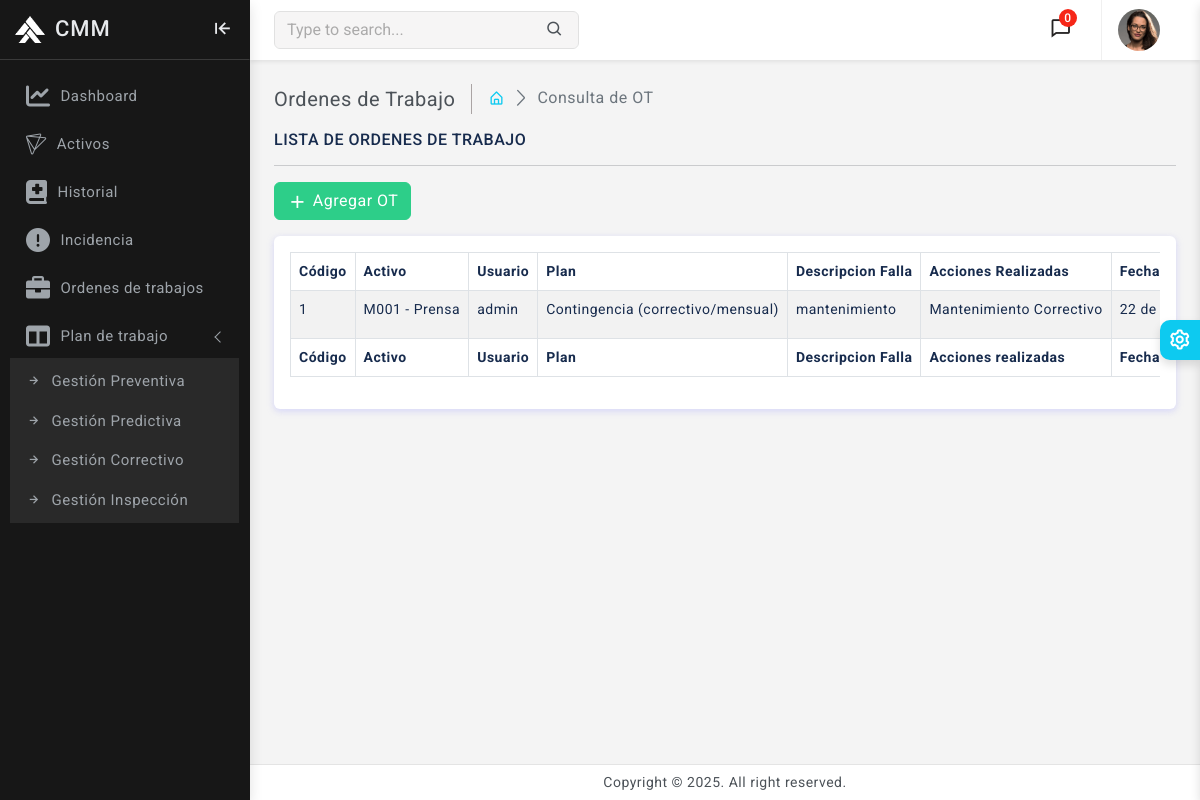
The page /ordenes/Orden_trabajo/ (signed in) on the database as committed earlier.
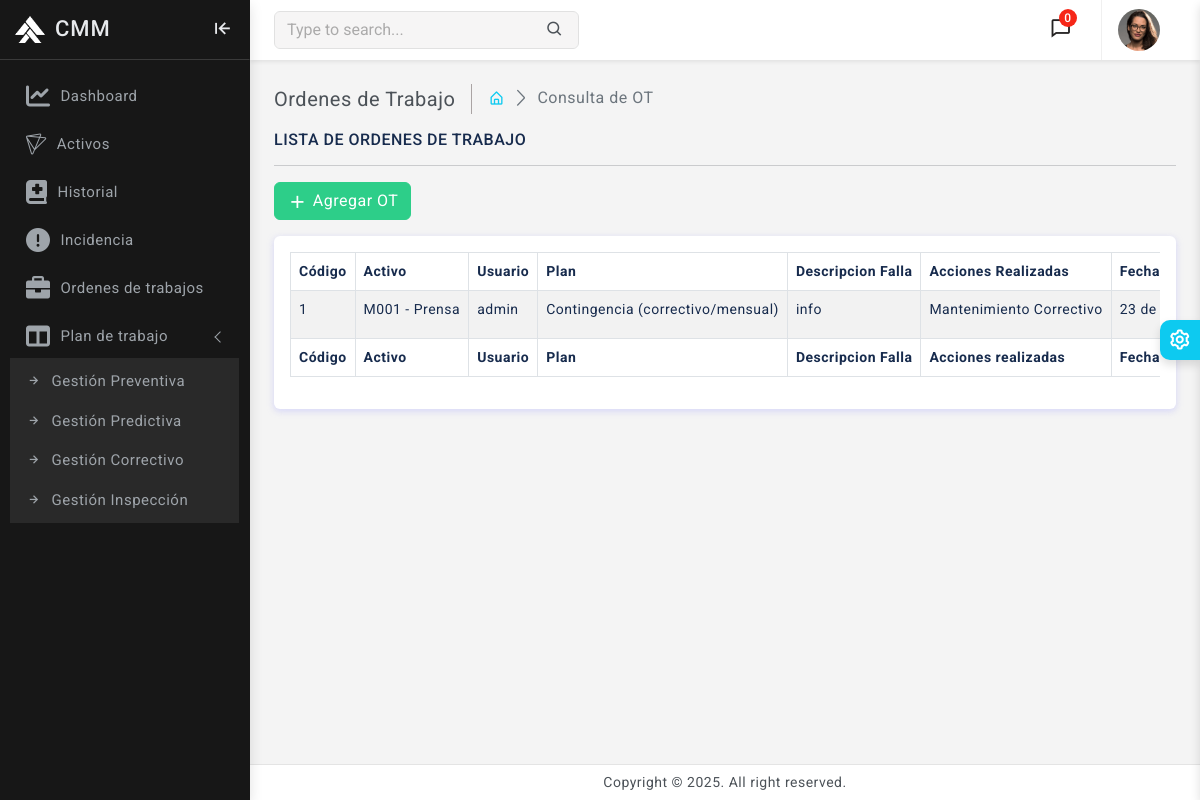
The same page on the database as committed later.
### orden_trabajo/models.py (models this page shows, shortened)
class OrdenTrabajo(models.Model):
    OT_ESTADO_CHOICES = [
        ('abierta', 'Abierta'),
        ('en_ejecucion', 'En ejecución'),
        ('cerrada', 'Cerrada'),
        ('bloqueada', 'Bloqueada'),
    ]
    codigo = models.CharField(max_length=50, unique=True)
    activo = models.ForeignKey(Activo, on_delete=models.PROTECT, related_name='activo_ordenes')
    plan = models.ForeignKey(PlanGestion, on_delete=models.SET_NULL, null=True, blank=True, related_name='plan_ordenes')
    descripcion_falla = models.TextField()
    acciones = models.TextField(blank=True)
    fecha_inicio = models.DateTimeField()
    fecha_fin = models.DateTimeField(null=True, blank=True)
    OT_estado = models.CharField(max_length=15, choices=OT_ESTADO_CHOICES, default='abierta', db_index=True)
    recursos_usados = models.TextField(blank=True)  # materiales/herramientas/horas
    tiempo_intervencion = models.DurationField(null=True, blank=True)
    usuario = models.ForeignKey(settings.AUTH_USER_MODEL, on_delete=models.SET_NULL, null=True, blank=True, related_name='ordenes_asignadas')
    class Meta:
        verbose_name = 'Orden de trabajo'
        verbose_name_plural = 'Órdenes de trabajo'
        ordering = ['-fecha_inicio']
        indexes = [
            models.Index(fields=['OT_estado']),
            models.Index(fields=['activo', 'OT_estado']),
            models.Index(fields=['plan']),
        ]
        constraints = [
            models.CheckConstraint(
                check=models.Q(fecha_fin__gte=models.F('fecha_inicio')) | models.Q(fecha_fin__isnull=True), name='ck_wo_end_after_start'
            ),
        ]

### activos/models.py (models this page shows)
class Activo(models.Model):
    ESTADOS_OPERATIVOS_CHOICES = [
        ('operativo', 'Operativo'),
        ('inoperativo', 'Inoperativo'),
        ('mantenimiento', 'En mantenimiento'),
        ('retirado', 'Retirado'),
    ]
    codigo = models.CharField(max_length=50, unique=True, db_index=True)
    nombre = models.CharField(max_length=120)
    tipo = models.CharField(max_length=60, db_index=True)
    ubicacion = models.CharField(max_length=120, db_index=True)
    estado_operativo = models.CharField(max_length=20, choices=ESTADOS_OPERATIVOS_CHOICES, default='operativo', db_index=True)
    fecha_registro = models.DateTimeField(auto_now_add=True)
    class Meta:
        verbose_name = 'Activo'
        verbose_name_plural = 'Activos'
        indexes = [
            models.Index(fields=['tipo']),
            models.Index(fields=['ubicacion']),
            models.Index(fields=['estado_operativo']),
        ]
        constraints = [
            models.UniqueConstraint(fields=['codigo'], name='uq_activo_codigo'),
        ]
    def __str__(self):
        return f'{self.codigo} - {self.nombre}'

### usuarios/models.py (models this page shows)
class Usuario(AbstractBaseUser, PermissionsMixin):
    username                = models.CharField(max_length=50, unique=True)
    email                   = models.EmailField(max_length=100, unique=True)
    date_joined             = models.DateTimeField(auto_now_add=True)
    last_login              = models.DateTimeField(auto_now_add=True)
    is_staff                = models.BooleanField(default=False)
    is_active               = models.BooleanField(default=False)
    is_superuser            = models.BooleanField(default=False)
    USERNAME_FIELD = 'username'
    REQUIRED_FIELDS = ['email']
    objects = MyAccountManager()
    def __str__(self):
        return self.username

### plan_gestion/models.py (models this page shows)
class PlanGestion(models.Model):
    PLAN_TIPO_CHOICES = [
        ('preventivo', 'Preventivo'),
        ('predictivo', 'Predictivo'),
        ('correctivo', 'Correctivo'),
        ('inspeccion', 'Inspección'),
    ]
    FRECUENCIA_CHOICES = [
        ('diaria', 'Diaria'),
        ('semanal', 'Semanal'),
        ('mensual', 'Mensual'),
        ('trimestral', 'Trimestral'),
        ('semestral', 'Semestral'),
        ('anual', 'Anual'),
        ('ciclos', 'Por ciclos/uso'),
    ]
    PLAN_ESTADO_CHOICES = [
        ('habilitado', 'Habilitado'),
        ('deshabilitado', 'Deshabilitado'),
    ]
    activo = models.ForeignKey(Activo, on_delete=models.CASCADE, related_name="planes_activos")
    plan_nombre = models.CharField(max_length=120, unique=True, db_index=True)
    frecuencia = models.CharField(max_length=20, choices=FRECUENCIA_CHOICES, db_index=True)
    plan_tipo = models.CharField(max_length=20, choices=PLAN_TIPO_CHOICES, db_index=True)
    descripcion = models.TextField(blank=True)
    estado = models.CharField(max_length=20, choices=PLAN_ESTADO_CHOICES, default="habilitado")
    class Meta:
        verbose_name = 'Plan de gestión'
        verbose_name_plural = 'Planes de gestión'
        indexes = [
            models.Index(fields=['plan_tipo']),
            models.Index(fields=['frecuencia']),
        ]
    def __str__(self):
        return f'{self.plan_nombre} ({self.plan_tipo}/{self.frecuencia})'

### orden_trabajo/views.py (the view)
# urls.py: path('ordenes/', include('orden_trabajo.urls')),
@login_required(login_url = 'login')
def orden_trabajo(request):
    ot = OrdenTrabajo.objects.all()
    return render(request, 'orden_trabajo/orden_trabajo.html', {'ot' : ot} )

### templates/orden_trabajo/orden_trabajo.html (shortened to what this page needs)
{% extends 'base.html' %}
{% load static %}
{% block content %}
    <div class="page-wrapper">
        <div class="page-content">
            <div class="page-breadcrumb d-none d-sm-flex align-items-center mb-3">
                <div class="breadcrumb-title pe-3">Ordenes de Trabajo</div>
                <div class="ps-3">
                    <nav aria-label="breadcrumb">
                        <ol class="breadcrumb mb-0 p-0">
                            <li class="breadcrumb-item"><a href="{% url 'home' %}"><i class="bx bx-home-alt text-info"></i></a></li>
                            <li class="breadcrumb-item active" aria-current="page">Consulta de OT</li>
                        </ol>
                    </nav>
                </div>
            </div>
            <h6 class="mb-0 text-uppercase">Lista de Ordenes de Trabajo</h6>
            <hr />
            <div class="mb-3">
                <a href="{% url 'agregar_orden_trabajo' %}" class="btn btn-success">
                    <i class="bx bx-plus"></i> Agregar OT
                </a>
            </div>
            <div class="card">
                <div class="card-body">
                    <div class="table-responsive">
                        <table class="table table-striped table-bordered">
                            <thead>
                                <tr>
                                    <th>Código</th>
                                    <th>Activo</th>
                                    <th>Usuario</th>
                                    <th>Plan</th>
                                    <th>Descripcion Falla</th>
                                    <th>Acciones Realizadas</th>
                                    <th>Fecha Inicio</th>
                                </tr>
                            </thead>
                            <tbody>
                                {% if ot %}
                                    {% for ot in ot %}
                                    <tr>
                                        <td>{{ ot.codigo }}</td>
                                        <td>{{ ot.activo }}</td>
                                        <td>{{ ot.usuario }}</td>
                                        <td>{{ ot.plan }}</td>
                                        <td>{{ ot.descripcion_falla }}</td>
                                        <td>{{ ot.acciones }}</td>
                                        <td>{{ ot.fecha_inicio }}</td>
                                    </tr>
                                    {% endfor %}
                                {% endif %}
                            </tbody>
                            <tfoot>
                                <tr>
                                    <th>Código</th>
                                    <th>Activo</th>
                                    <th>Usuario</th>
                                    <th>Plan</th>
                                    <th>Descripcion Falla</th>
                                    <th>Acciones realizadas</th>
                                    <th>Fecha Inicio</th>
                                </tr>
                            </tfoot>
                        </table>
                    </div>
                </div>
            </div>
        </div>
    </div>
{% endblock %}

Rows that differ between the two databases and show on the page:
changed OrdenTrabajo "Mantenimiento Correctivo": descripcion_falla "mantenimiento" → "info"; fecha_inicio "22 de…" → "23 de…"
